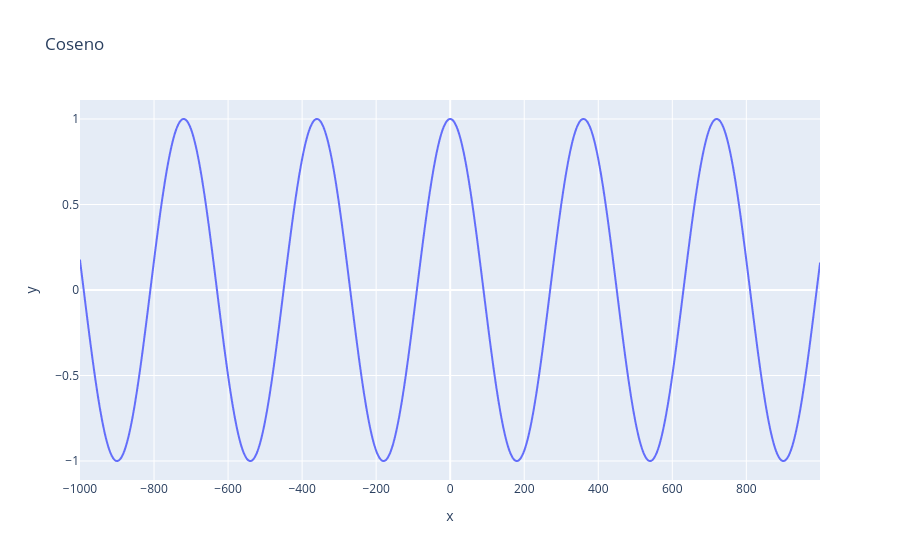

The notebook cell this image was saved under:
### Code cell
import plotly.express as px
import pandas as pd


import math

## polinomio ###
po = lambda i: math.cos( math.radians(i) ) 
## end polinomio ###

r = 1000


df = pd.DataFrame(dict(
    x = [ i for i in range(-r, r)  ],
    y = [ po(i) for i in range(-r, r)  ]
))
fig = px.line(df, x="x", y="y", title="Coseno") 
fig.show()

### Figure 1 — Plotly figure (JSON) as saved in the notebook; plotly's stock layout.template omitted (floating-point values rounded to 4 significant figures; data arrays with more than 128 entries replaced by an {"elided": "..."} marker saying what was removed)
{"data": [{"hovertemplate": "x=%{x}<br>y=%{y}<extra></extra>", "legendgroup": "", "line": {"color": "#636efa", "dash": "solid"}, "marker": {"symbol": "circle"}, "mode": "lines", "name": "", "showlegend": false, "type": "scattergl", "x": {"elided": "2000 int values"}, "xaxis": "x", "y": {"elided": "2000 float values"}, "yaxis": "y"}], "layout": {"autosize": true, "legend": {"tracegroupgap": 0}, "title": {"text": "Coseno"}, "xaxis": {"anchor": "y", "autorange": true, "domain": [0, 1], "range": [-1000, 999], "title": {"text": "x"}, "type": "linear"}, "yaxis": {"anchor": "x", "autorange": true, "domain": [0, 1], "range": [-1.111, 1.111], "title": {"text": "y"}, "type": "linear"}}}
